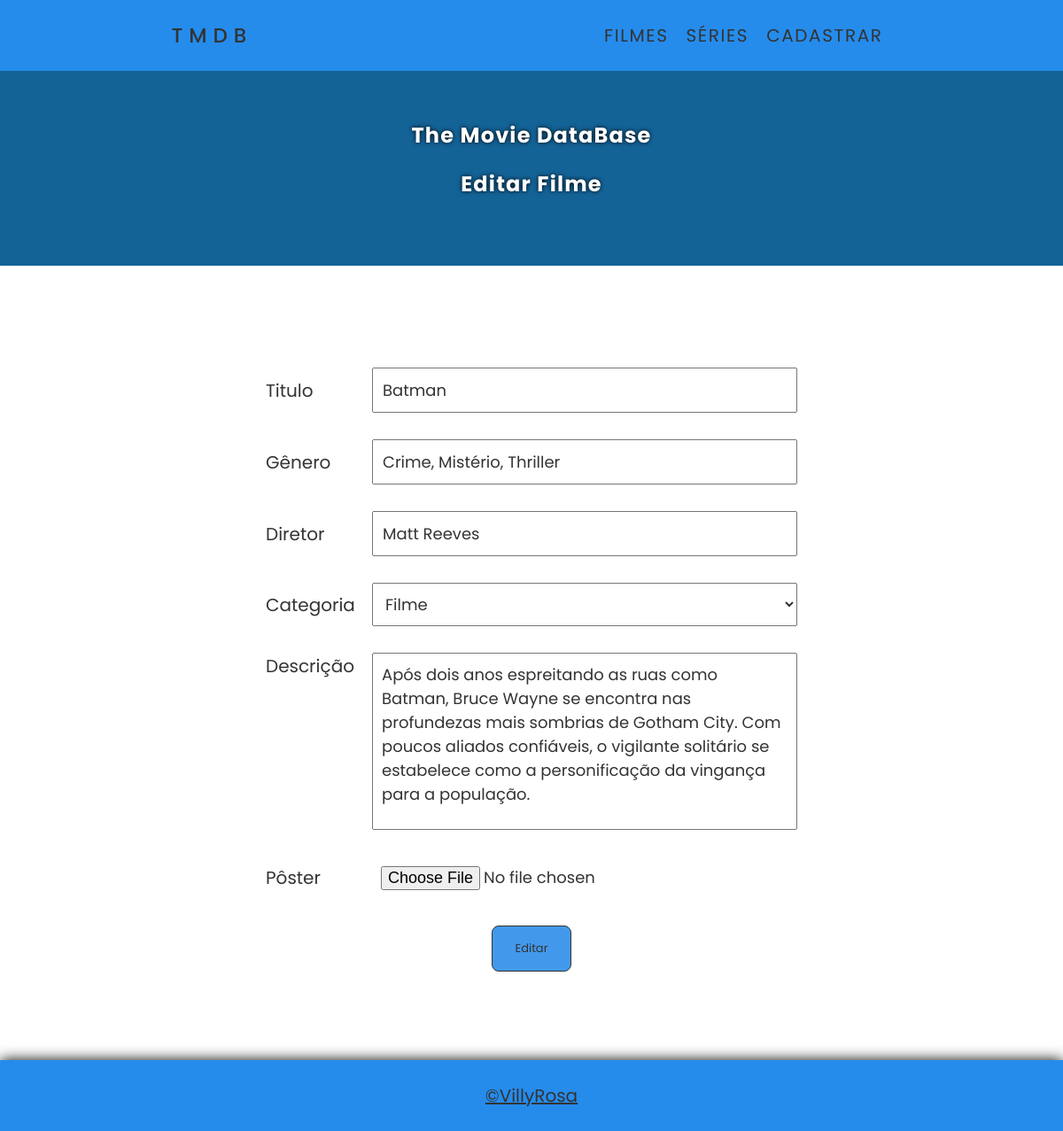
The app's page /editar.php?key=1 with its own data.
### tables this page shows
CREATE TABLE `filmes` (
  `id` int(11) NOT NULL,
  `titulo` varchar(50) NOT NULL,
  `genero` varchar(50) NOT NULL,
  `diretor` varchar(50) NOT NULL,
  `categoria` varchar(50) NOT NULL,
  `descricao` varchar(255) NOT NULL,
  `poster` varchar(255) NOT NULL
);

### editar.php (the view, shortened to what this page needs)
<!DOCTYPE html>
<html lang="pt-br">
<head>
    <link rel="stylesheet" href="css/style.css">
</head>
<body>
    <header>
        <nav>
            <a href="index.php" class="logo">TMDB</a>
            <ul>
                <li><a href="index.php?categoria=filme">Filmes</a></li>
                <li><a href="index.php?categoria=serie">Séries</a></li>
                <li><a href="cadastrar.php">cadastrar</a></li>
            </ul>
        </nav>
        <div class="cabecalho">
            <h2>The Movie DataBase</h2>
            <h2 class="subtitulo">Editar Filme</h2>
        </div>
    </header>
    <main class="formulario">
        <form <?php echo "action='php/edita.php?key=".$_GET['key']."'"; ?> method="POST" enctype="multipart/form-data">
            <?php
                require_once "php/conexao.php";
                $sql = $pdo->prepare("SELECT * FROM filmes WHERE id=?");
                $sql->execute([$_GET['key']]);
                $dados = $sql->fetch();
            ?>
            <div class="inputBox">
                <label for="titulo">Titulo</label>
                <input type="text" name="titulo" id="titulo" placeholder="Insira o nome do filme" required <?php echo "value='".$dados['titulo']."'"; ?>>
            </div>
            <div class="inputBox">
                <label for="genero">Gênero</label>
                <input type="text" name="genero" id="genero" placeholder="Insira o gênero do filme" required <?php echo "value='".$dados['genero']."'"; ?>>
            </div>
            <div class="inputBox">
                <label for="diretor">Diretor</label>
                <input type="text" name="diretor" id="diretor" placeholder="Insira o diretor do filme" required <?php echo "value='".$dados['diretor']."'"; ?>>
            </div>
            <div class="inputBox">
                <label for="categoria">Categoria</label>
                <select name="categoria" id="categoria" required>
                    <option <?php if ($dados['categoria'] == 'filme') {echo "selected";} ?> value="filme">Filme</option>
                </select>
            </div>
            <div class="inputBox area">
                <label for="descricao">Descrição</label>
                <textarea type="text" name="descricao" id="descricao" placeholder="Insira a descrição do filme" required><?php echo $dados['descricao']; ?></textarea>
            </div>
            <div class="inputBox">
                <label for="poster">Pôster</label>
                <input type="file" name="poster" id="poster">
            </div>
            <input type="submit" value="Editar">
        </form>
    </main>
    <footer>
        <a href="https:/github.com/villyrosa" target="_black">&copy;VillyRosa</a>
    </footer>
</body>
</html>

### css/style.css (style rules this page uses)
* { margin: 0; padding: 0; box-sizing: border-box; font-family: 'Poppins', sans-serif; }
body { width: 100%; min-height: 100vh; background-color: white; }
header { width: 100%; height: 300px; background-color: #146397; box-shadow: 0 0 10px rgba(0, 0, 0.05); }
header .cabecalho { height: 200px; display: flex; flex-direction: column; justify-content: center; align-items: center; }
header .cabecalho h2 { color: white; letter-spacing: 0.05em; text-shadow: 0 0 5px rgba(0, 0, 0.05); }
header .cabecalho .subtitulo { margin-top: 20px; }
header nav { width: 100%; height: 80px; background-color: rgb(37, 140, 236); display: flex; justify-content: space-around; align-items: center; font-size: 23px; }
header nav a { text-decoration: none; color: #333; }
header nav .logo { font-weight: 500; letter-spacing: 0.3em; }
header nav ul { list-style: none; display: flex; justify-content: space-between; }
header nav ul li { position: relative; margin: 0 10px; font-size: 20px; text-transform: uppercase; letter-spacing: 0.08em; }
header nav ul li::before { position: absolute; content: ''; bottom: -3px; width: 100%; height: 3px; background-color: #333; border-radius: 16px; transform: scaleX(0); transition: transform 0.3s ease-in-out; transform-origin: right; }
main { width: 100%; min-height: 100vh; background-color: rgb(255, 255, 255); display: grid; justify-content: space-around; align-items: center; grid-template-columns: 200px 200px 200px 200px; }
main.formulario { width: 100%; min-height: 62vh; display: flex; justify-content: center; align-items: center; grid-template-columns: none; }
form { margin: 100px 0; width: 50%; display: flex; flex-direction: column; justify-content: space-around; align-items: center; }
form .inputBox { margin: 15px 0; width: 100%; display: flex; justify-content: space-between; align-items: center; }
form .inputBox label { color: #333; font-size: 20px; }
form .inputBox input, textarea, select { color: #333; font-size: 18px; width: 80%; padding: 10px; resize: none; }
form .inputBox select, input[type="file"] { cursor: pointer; }
form .inputBox.area label { align-self: flex-start; }
form .inputBox textarea { height: 200px; }
form input[type="submit"] { margin-top: 15px; background-color: rgb(66, 153, 235); padding: 15px 25px; border: 1px solid #333; border-radius: 8px; color: #333; cursor: pointer; }
.alertBox form .btns input, input[type="submit"] { padding: 10px; margin: 0 20px; border-radius: 6px; border: 1px solid #333; font-size: 13px; cursor: pointer; color: black; }
footer { width: 100%; height: 80px; background-color: rgb(37, 140, 236); box-shadow: 0 0 15px rgba(0, 0, 0.05); display: flex; justify-content: center; align-items: center; }
footer a { font-size: 20px; color: #333; text-decoration: underline; }

### records on screen
filmes: titulo "Batman", genero "Crime, Mistério, Thriller", diretor "Matt Reeves", categoria "Filme", descricao "Após dois anos espreitando as ruas como Batman, Bruce Wayne se encontra nas profundezas mais sombrias de Gotham City. Com poucos aliados confiáveis, o vigilante solitário se estabelece como a personificação da vingança para a população."
